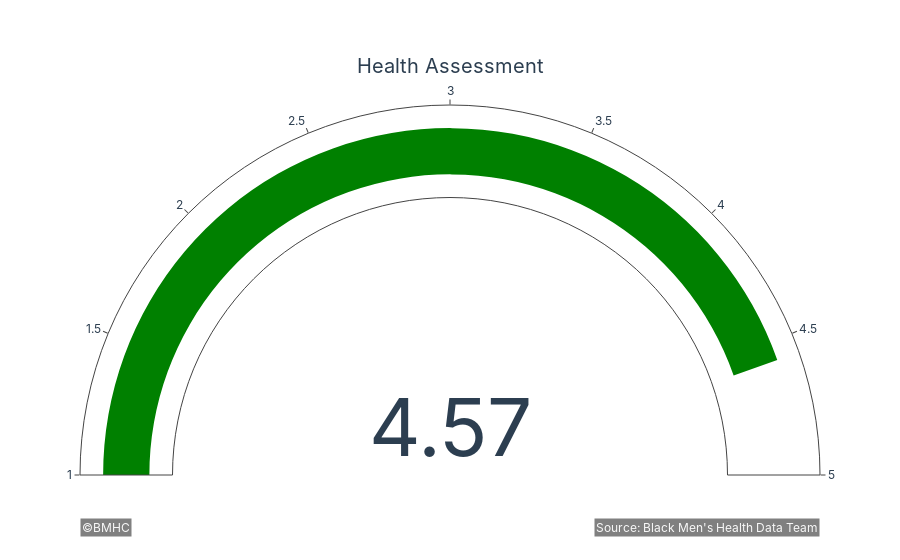

The cell this chart's notebook holds for it:
### Code cell
import plotly.graph_objects as go
# Create dataset for analysis
query = """
SELECT
CAST(AVG(health_self_assessment * 1.0) AS DECIMAL(10,2)) as health_assessment,
CAST(AVG(stress_self_assessment * 1.0) AS DECIMAL(10,2)) as stress_self_assessment,
CAST(AVG(mental_self_assessment * 1.0) AS DECIMAL(10,2)) as mental_assessment,
CAST(AVG(physical_self_assessment * 1.0) AS DECIMAL(10,2)) as physical_assessment
FROM client_satisfaction
"""

df = pd.read_sql(query, engine)

rating = df['health_assessment'].iloc[0]
if rating < 2.5:
    bar_color = "red"
elif rating < 3.5:
    bar_color = "yellow"
else:
    bar_color = "green"

fig = go.Figure(go.Indicator(
    mode = "gauge+number",
    value= rating,
    domain = {'x': [0, 1], 'y': [0,1]},
    title = {'text': "Health Assessment"},
    gauge = {
        'axis': {'range': [1, 5]},
        'bar': {'color': bar_color},
        'bgcolor': 'white'
    }
))

apply_plotly_style(fig)
fig.show()

### Figure 1 — Plotly figure (JSON) as saved in the notebook; plotly's stock layout.template omitted (floating-point values rounded to 4 significant figures)
{"data": [{"domain": {"x": [0, 1], "y": [0, 1]}, "gauge": {"axis": {"range": [1, 5]}, "bar": {"color": "green"}, "bgcolor": "white"}, "mode": "gauge+number", "title": {"text": "Health Assessment"}, "type": "indicator", "value": 4.57}], "layout": {"annotations": [{"bgcolor": "gray", "font": {"color": "#f8f8f8", "size": 12}, "showarrow": false, "text": "©BMHC", "x": 0, "xanchor": "left", "xref": "paper", "y": -0.15, "yref": "paper"}, {"bgcolor": "gray", "font": {"color": "#f8f8f8", "size": 12}, "showarrow": false, "text": "Source: Black Men's Health Data Team", "x": 1, "xanchor": "right", "xref": "paper", "y": -0.15, "yref": "paper"}], "font": {"color": "#2c3e50", "family": "Inter"}, "paper_bgcolor": "white", "plot_bgcolor": "rgba(0,0,0,0)", "xaxis": {"gridcolor": "#d3d3d3", "gridwidth": 1, "showgrid": true}, "yaxis": {"gridcolor": "#d3d3d3", "gridwidth": 1, "showgrid": true}}}
